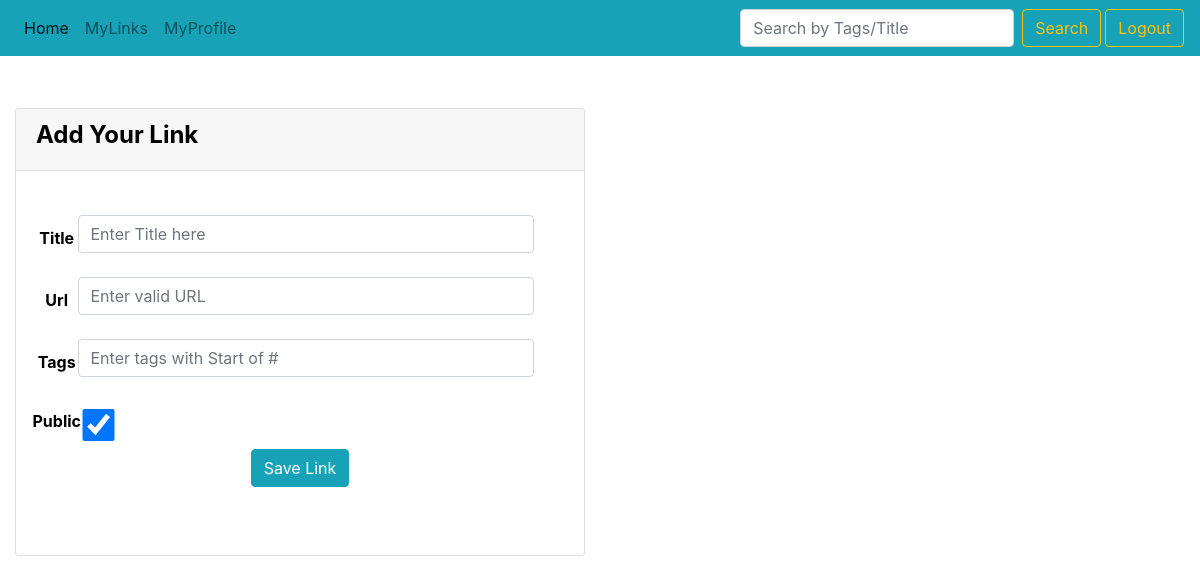
Before: /mylink/ (signed in) with the older database file.
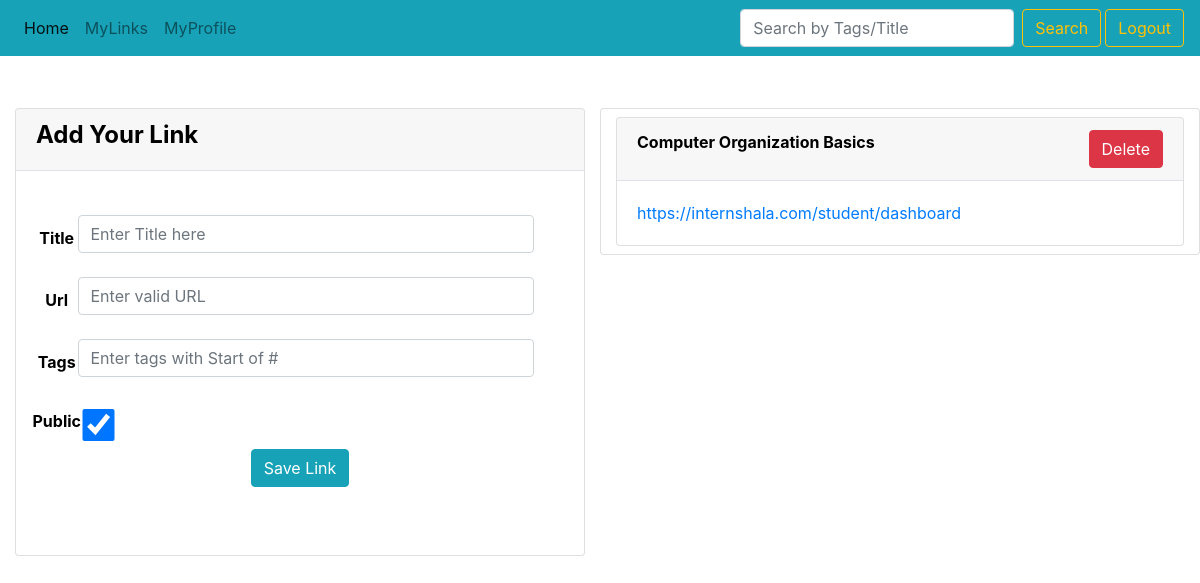
After: the same page with the newer database file.
### myapp/models.py (models this page shows, shortened)
class Links(models.Model):
    user = models.ForeignKey(User,on_delete=models.CASCADE,related_name="Link")
    title = models.CharField(max_length=300)
    url = models.URLField(max_length=500)
    tags = models.CharField(max_length=200)
    public = models.BooleanField(default=True)
    created_date = models.DateTimeField(auto_now_add=True)

### myapp/views.py (the view, shortened to what this page needs)
# urls.py: path('mylink/',mylink,name="MyLink")
@login_required(login_url="Login")
def mylink(request):
    user = request.user
    form = LinkForm()
    return render(request,"myapp/mylink.html",{'form':form})

### myapp/forms.py
class LinkForm(forms.ModelForm):
    def __init__(self, *args, **kwargs):
        super().__init__(*args, **kwargs)
        for field in self.Meta.required:
            self.fields[field].required = True
    class Meta:
        model = Links
        fields = ["title","url","tags","public"]
        widgets = {
            'title':forms.TextInput(attrs={'class':"form-control my-2 w-100 col-sm-11 col-md-11 col-12",'placeholder': 'Enter Title here'}),
            'url':forms.URLInput(attrs={'class':"form-control my-2 w-100 col-sm-11 col-md-11 col-12",'placeholder': 'Enter valid URL'}),
            'tags':forms.TextInput(attrs={'class':"form-control my-2 w-100 col-sm-11 col-md-11 col-12",'placeholder': 'Enter tags with Start of #'}),
            'public':forms.CheckboxInput(attrs={'class':"mt-3 myCheckbox col-sm-1 col-md-1 col-12",'checked':'checked'})
        }
        required = ("title","url","tags","public")

### templates/myapp/mylink.html (shortened to what this page needs)
{% extends 'base.html' %}
{% block content %}
<div class="row mt-5">
    <div class="col-lg-6 my-1">
        <div class="card m-0">
            <div class="card-header border-bottom border-default">
                <div class="row">
                    <div class="col-xl-12 col-md-12 col-sm-12 col-12">
                        <h4 style="color:black;"><b>Add Your Link</b></h4>
                    </div>
                </div>
            </div>
            <div class="card-body ">
                <div class="row">
                    <div class="col-lg-12 col-md-12 cms-search">
                        <form class="form-inline mt-2 mb-5" method="POST" id="myform">
                            {% for field in form %}
                            <div class="col-lg-12 col-md-12 col-12 mt-2 row">
                                <label class="control-label col-sm-1 col-md-1 col-12 mt-2" style="color:black;"><b>{{field.label}}</b></label>
                                {{field}}
                            </div>
                            {% endfor %}
                            <div class="col-lg-12 col-md-12 mt-2 col-12 d-flex justify-content-center">
                                <button type="submit" class="btn btn-info">Save Link</button>
                            </div>
                        </form>
                    </div>
                </div>
            </div>
        </div>
    </div>
    {% for link in request.user.Link.all %}
    <div class="col-lg-6 card my-1 h-100" style="overflow-y: auto;">
        <div class="card my-2">
            <div class="card-header border-bottom border-default">
                <div class="row">
                    <div class="col-xl-10 col-md-10 col-sm-10 col-12">
                        <b style="color:black;">{{link.title}}</b>
                    </div>
                    <div class="col-xl-2 col-md-2 col-sm-2 col-12 d-flex justify-content-end">
                        <button type="submit" class="btn btn-danger">Delete</button>
                    </div>
                </div>
            </div>
            <div class="card-body ">
                <a href="{{link.url}}">{{link.url}}</a>
            </div>
        </div>
    </div>
    {% endfor %}
</div>
{% endblock content %}

### templates/base.html (shortened to what this page needs)
<!doctype html>
<html lang="en">
  <head>
    <link rel="stylesheet" href="https://maxcdn.bootstrapcdn.com/bootstrap/4.0.0/css/bootstrap.min.css">
    <link rel="stylesheet" href="https://cdnjs.cloudflare.com/ajax/libs/bootstrap-sweetalert/1.0.1/sweetalert.min.css"
 />
  </head>
  <body>
    {% include 'navbar.html' %}
    <div class="container-fluid">
        {% block content %}
        {% endblock content %}
    </div>
  </body>
</html>

### templates/navbar.html (shortened to what this page needs)
<nav class="navbar navbar-expand-lg navbar-light bg-info">
    <div class="collapse navbar-collapse" id="navbarSupportedContent">
        <ul class="navbar-nav mr-auto">
            <li class="nav-item active">
                <a class="nav-link" href="#">Home</a>
            </li>
            <li class="nav-item">
                <a class="nav-link" href="{% url 'MyLink' %}">MyLinks</a>
            </li>
            <li class="nav-item">
                <a class="nav-link" href="#">MyProfile</a>
            </li>
        </ul>
        <form class="form-inline my-2 my-lg-0">
            <input class="form-control mr-sm-2" type="search" placeholder="Search by Tags/Title" aria-label="Search">
            <button class="btn btn-outline-warning my-2 my-sm-0" type="submit">Search</button>
        </form>
        {% if request.user %}
        <a href="{% url 'Logout' %}" class="ml-1 btn btn-outline-warning my-2 my-sm-0" type="submit">Logout</a>
        {% else %}
        <a href="{% url 'Login' %}" class="ml-1 btn btn-outline-warning my-2 my-sm-0" type="submit">Login</a>
        {% endif %}
    </div>
</nav>

### templates/myapp/mylink.html (style rules this page uses)
.myCheckbox { width:2rem; height:2rem; }

Changed rows visible on the page:
added Links: title "Computer Organization Basics", url "https://internshala.com/student/dashboard"
